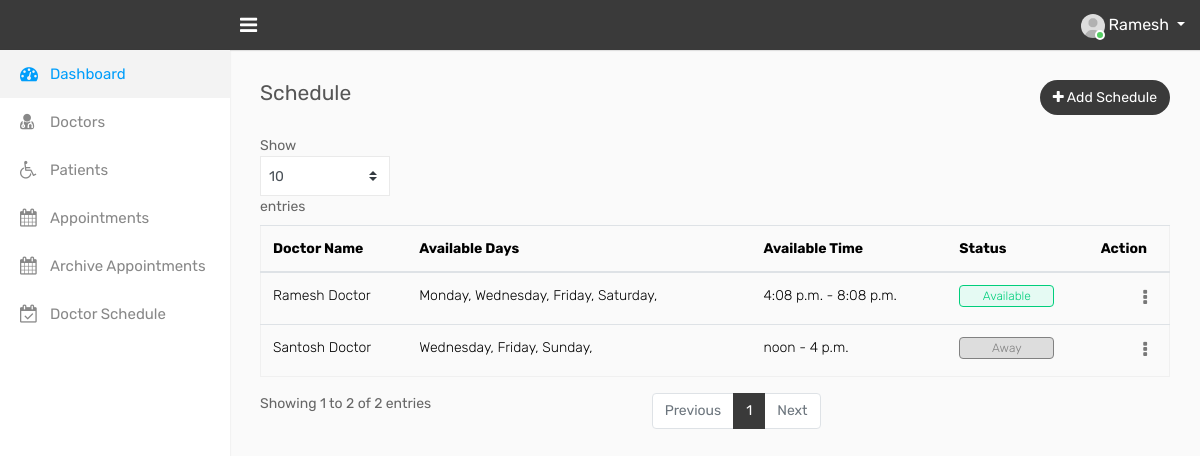
The page /reception/schedules/ (signed in) on the database its author committed.
### admin_doc/models.py (models this page shows, shortened)
class UserAccount(AbstractBaseUser, PermissionsMixin):
    email = models.EmailField(max_length=255, unique=True)
    firstname = models.CharField(max_length=255)
    lastname= models.CharField(max_length=255,null=True)
    is_active = models.BooleanField(default=True)
    status = models.CharField(max_length=1,choices=STATUS_CHOICES,null=True,blank=True)
    is_staff = models.BooleanField(default=False)
    is_superuser =  models.BooleanField(default=False)
    is_as_doc = models.BooleanField(default=False)
    is_admin_doc = models.BooleanField(default=False)
    user_id = models.CharField(max_length=10)
    dob = models.DateField(auto_now=False, auto_now_add=False,null=True);
    gender = models.CharField(max_length=1,choices=GENDER_CHOICES,null=True)
    primary_contact = models.CharField(max_length=10,validators=[MinLengthValidator(10)],null=True)
    alternate_contact = models.CharField(null=True,blank=True,max_length=10,validators=[MinLengthValidator(10)])
    date_joined = models.DateField(auto_now_add=True)
    address = models.TextField(blank=True,null=True)
    patient_type = models.CharField(max_length=1,choices=PATIENT_CHOICES,null=True,blank=True)
    objects = UserAccountManager()
    USERNAME_FIELD = 'email'
    REQUIRED_FIELDS = ['firstname','lastname']

### reception/models.py (models this page shows, shortened)
class Schedule(models.Model):
    doctor= models.ForeignKey(User,on_delete=models.CASCADE,related_name='schedules',null=True)
    working_days = models.ManyToManyField(DaysOfTheWeek)
    available_time_from = models.TimeField(auto_now=False,auto_now_add=False,null=True)
    from_am_pm = models.CharField(max_length=2,null=True)
    available_time_to = models.TimeField(auto_now=False,auto_now_add=False,null=True)
    to_am_pm = models.CharField(max_length=2,null=True)
    message = models.TextField(max_length=1000,null=True)

class DaysOfTheWeek(models.Model):
    available_days = models.CharField(max_length=9,choices=DAYS_CHOICES,null=True)
    def __str__(self):
        return f"{self.available_days}"

### reception/views.py (the view)
# urls.py: path("schedules/",views.show_doctor_schedules,name="show_doctor_schedules"),
@login_required(login_url="login")
def show_doctor_schedules(request):
	return render(request,
	"reception/schedule.html",{
		"schedules":Schedule.objects.all(),
	})

### templates/reception/schedule.html (shortened to what this page needs)
{% extends 'reception_base.html' %}
{% load static %}
{% block content %}
        <div class="page-wrapper">
            <div class="content">
                <div class="row">
                    <div class="col-sm-4 col-3">
                        <h4 class="page-title">Schedule</h4>
                    </div>
                    <div class="col-sm-8 col-9 text-right m-b-20">
                        <a href="{% url 'reception:add_doctor_schedule' %}" class="btn btn-primary btn-rounded float-right"><i class="fa fa-plus"></i> Add Schedule</a>
                    </div>
                </div>
                <div class="table-responsive">
                                    <table class="datatable table table-stripped ">
                                    <thead>
                                        <tr>
                                            <th>Doctor Name</th>
                                            <th>Available Days</th>
                                            <th>Available Time</th>
                                            <th>Status</th>
                                            <th>Action</th>
                                        </tr>
                                    </thead>
                                    <tbody>
                                        {% for schedule in schedules %}
                                        <tr>
                                            <td>{{schedule.doctor.firstname}} {{schedule.doctor.lastname}}</td>
                                            <td>
                                            {% for days in schedule.working_days.all %}
                                            {{days}},
                                            {% endfor %}
                                            </td>
                                            <td>
                                                {{schedule.available_time_from}} - {{schedule.available_time_to}}
                                            </td>
                                            <td>
                                                {% if schedule.doctor.status == 'A' %}
                                                <span class="custom-badge status-green">Available</span>
                                                {% elif schedule.doctor.status == 'W' %}
                                                <span class="custom-badge status-grey">Away</span>
                                                {% else %}
                                                <span class="custom-badge status-orange">Occupied</span>
                                                {% endif %}
                                            </td>
                                            <td class="text-right">
                                            <div class="dropdown dropdown-action">
                                                <a href="#" class="action-icon dropdown-toggle" data-toggle="dropdown" aria-expanded="false"><i class="fa fa-ellipsis-v"></i></a>
                                            </div>
                                        </td>
                                        </tr>
                                    {% endfor %}
                                    </tbody>
                                </table>
                            </div>
            </div>
        </div>
{% endblock %}

### templates/reception header.html (shortened to what this page needs)
{% load static %}
<!DOCTYPE html>
<html lang="en">
<head>
    <link rel="stylesheet" type="text/css" href="{% static 'assets/css/receptionbootstrap.min.css' %}">
    <link rel="stylesheet" type="text/css" href="{% static 'assets/css/font-awesome.min.css' %}">
    <link rel="stylesheet" type="text/css" href="{% static 'assets/css/receptionselect2.min.css' %}">
    <link rel="stylesheet" type="text/css" href="{% static 'assets/css/bootstrap-select.min.css' %}">
    <link rel="stylesheet" type="text/css" href="{% static 'assets/css/receptionbootstrap-datetimepicker.min.css' %}">
    <link rel="stylesheet" type="text/css" href="{% static 'assets/css/receptionstyle.css' %}">
    <link rel="stylesheet" type="text/css" href="{% static 'assets/css/loader.css' %}">
</head>
<body>
    <div class="main-wrapper">
        <div class="header">
			<div class="header-left">
				<a href="{% url 'reception:index' %}" class="logo">
				</a>
			</div>
			<a id="toggle_btn" href="javascript:void(0);"><i class="fa fa-bars"></i></a>
            <ul class="nav user-menu float-right">
                   <li class="nav-item dropdown has-arrow">
                    <a href="#" class="dropdown-toggle nav-link user-link" data-toggle="dropdown">
                        <span class="user-img">
							<img class="rounded-circle" src="{% static 'assets/img/receptionuser.jpg' %}" width="24" alt="Admin">
							<span class="status online"></span>
						</span>
                        {{user.firstname}}
                    </a>
                </li>
            </ul>
        </div>
        <div class="sidebar" id="sidebar">
            <div class="sidebar-inner slimscroll">
                <div id="sidebar-menu" class="sidebar-menu">
                    <ul>
                        {% block dashboard %}
                        <li class="active">
                            <a href="{% url 'reception:index' %}"><i class="fa fa-dashboard"></i> <span>Dashboard</span></a>
                        </li>
                        {% endblock %}
                        {% block doctors %}
						<li>
                            <a href="{% url 'reception:show_doctors' %}"><i class="fa fa-user-md"></i> <span>Doctors</span></a>
                        </li>
                        {% endblock %}
                        {% block patients %}
                        <li>
                            <a href="{% url 'reception:show_patients' %}"><i class="fa fa-wheelchair"></i> <span>Patients</span></a>
                        </li>
                        {% endblock %}
                        {% block appointments %}
                        <li>
                            <a href="{% url 'reception:show_appointments' %}"><i class="fa fa-calendar"></i> <span>Appointments</span></a>
                        </li>
                        {% endblock %}
                        {% block archiveappointments %}
                        <li>
                            <a href="{% url 'reception:show_archive_appointments' %}"><i class="fa fa-calendar"></i> <span>Archive Appointments</span></a>
                        </li>
                        {% endblock %}
                        {% block doctor_schedule %}
                        <li>
                            <a href="{% url 'reception:show_doctor_schedules' %}"><i class="fa fa-calendar-check-o"></i> <span>Doctor Schedule</span></a>
                        </li>
                        {% endblock %}
                    </ul>
                </div>
            </div>
      </div>
</div>

### templates/reception header.html (style rules this page uses)
.header { background-color: #3a3a3a; left: 0; position: fixed; right: 0; top: 0; z-index: 1039; height: 50px; box-shadow: 0 1px 1px rgba(0, 0, 0, 0.1); }
.btn-primary { border-color: transparent; background-color: #3a3a3a; }

### rows shown on the page
UserAccount: firstname "Ramesh"
Schedule: doctor.firstname "Ramesh", doctor.lastname "Doctor", available_time_from "4:08 p.m.", available_time_to "8:08 p.m.", shows "Available"
DaysOfTheWeek: available_days "Monday"
DaysOfTheWeek: available_days "Wednesday"
DaysOfTheWeek: available_days "Friday"
DaysOfTheWeek: available_days "Saturday"
Schedule: doctor.firstname "Santosh", doctor.lastname "Doctor", available_time_from "noon", available_time_to "4 p.m.", shows "Away"
DaysOfTheWeek: available_days "Sunday"
